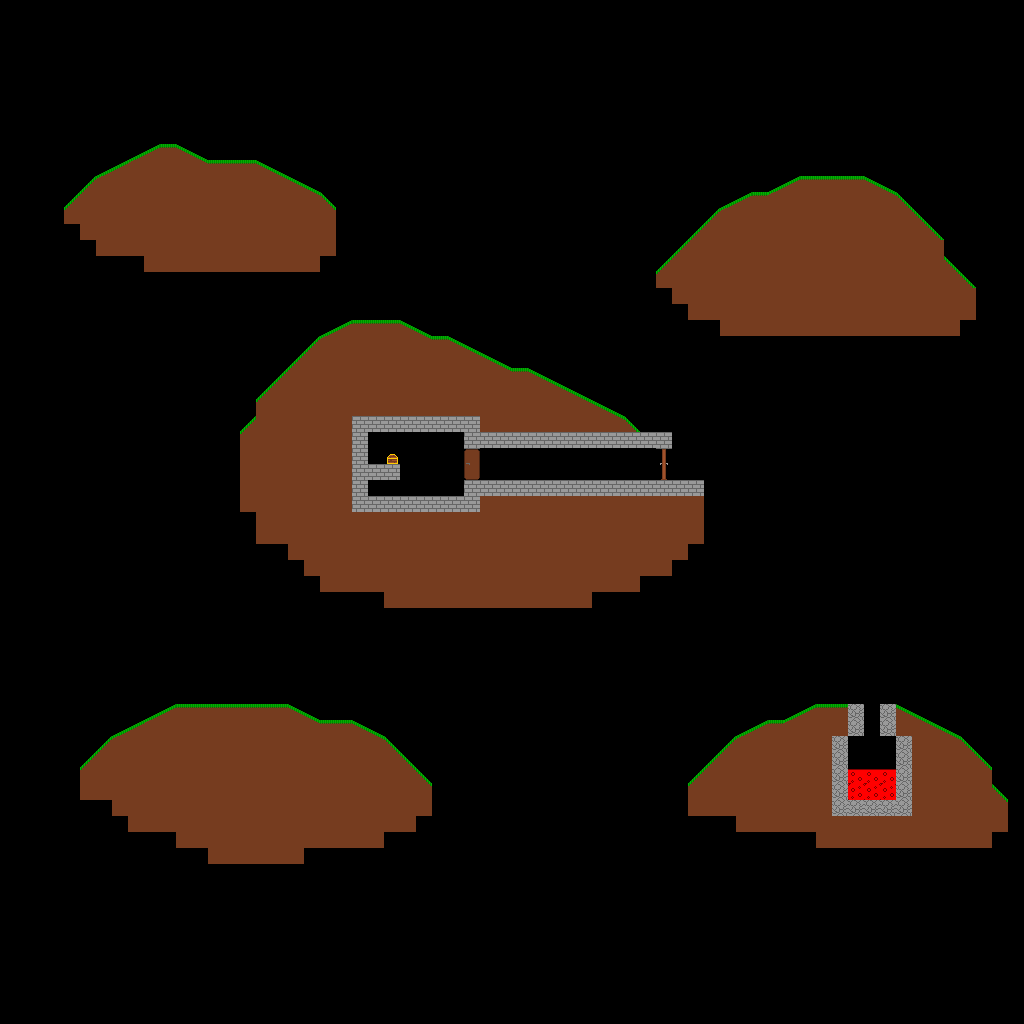

This game map was drawn from its Tiled (.tmx) file and the tilesets committed beside it. A one-line description and the trimmed map source follow:
An orthogonal 64x64 tile map with 16x16 px tiles, 1 tile layer (Hauptebene).

<map version="1.0" orientation="orthogonal" width="64" height="64" tilewidth="16" tileheight="16">
 <tileset firstgid="1" name="simple" tilewidth="16" tileheight="16">
  <image source="../textures/simple.png" width="256" height="256" />
 </tileset>
 <layer name="Hauptebene" width="64" height="64">
  <data>[4096 cells, 4094 non-empty, 23 distinct tile ids]</data>
 </layer>
</map>